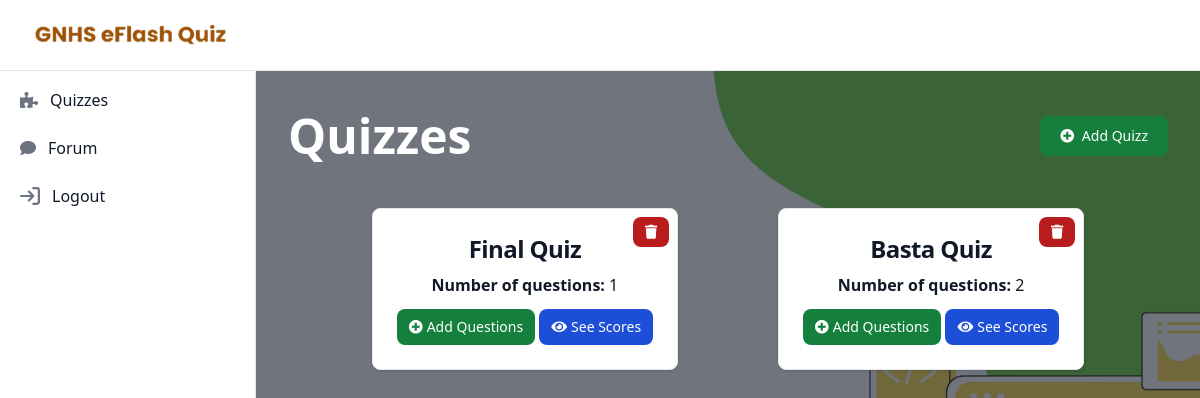
The page /instructor_quizzes (signed in) on the database its author committed.
### users/models.py (models this page shows)
class Quizz(models.Model):
    title = models.TextField()
    creator = models.ForeignKey(User, on_delete=models.CASCADE, related_name='creator')

### users/views.py (the view)
# urls.py: path('instructor_quizzes', views.instructor_quizzes, name='instructor_quizzes'),
@login_required(login_url='/login')
def instructor_quizzes(request):
    quiz = Quizz.objects.filter(creator=request.user).prefetch_related('score_set')
    if request.method == 'POST':
        title = request.POST['title']
        new_quizz = Quizz.objects.create(title=title, creator=request.user)
        new_quizz.save()
        messages.success(request, 'New Quiz Uploaded')
    context = {
        'quiz': quiz,
    }
    return render(request, 'instructor/quizzes.html', context)

### users/templates/instructor/quizzes.html (shortened to what this page needs)
{% load static tailwind_tags %}
<!DOCTYPE html>
<html lang="en">
	<head>
		<link
			rel="stylesheet"
			href="https://cdnjs.cloudflare.com/ajax/libs/font-awesome/5.15.3/css/all.min.css" />
		<link
			href="https://cdnjs.cloudflare.com/ajax/libs/flowbite/2.3.0/flowbite.min.css"
			rel="stylesheet" />
		<link
			rel="stylesheet"
			type="text/css"
			href="https://cdn.datatables.net/1.10.24/css/jquery.dataTables.css" />
		<link
			rel="stylesheet"
			href="{% static 'css/style.css' %}" />
		{% tailwind_css %}
	</head>
	<body class="bg font-sans leading-normal tracking-normal overflow-x-hidden">
		{% include 'includes/instructor_sidebar.html' %}
		<div class="p-4 sm:ml-64 bg-gray-900/60 h-screen">
			<div class="flex items-center justify-between mx-4 mt-24">
				<p class="text-5xl font-bold text-white">Quizzes</p>
				<button
					data-modal-target="quizz-modal"
					data-modal-toggle="quizz-modal"
					class="block text-white bg-green-700 hover:bg-green-800 focus:ring-4 focus:outline-none focus:ring-green-300 font-medium rounded-lg text-sm px-5 py-2.5 text-center"
					type="button">
					<i
						class="fa fa-plus-circle mr-1"
						aria-hidden="true"></i>
					Add Quizz
				</button>
			</div>
			<div class="py-8 mt-4 text-center flex justify-evenly flex-wrap">
				{% for items in quiz %}
				<div class="max-w-sm p-6 bg-white border border-gray-200 rounded-lg shadow relative">
					<a href="#">
						<h5 class="mb-2 text-2xl font-bold tracking-tight text-gray-900">{{items.title}}</h5>
					</a>
					<a
						href="{% url 'deletequiz' items.id %}"
						class="inline-flex absolute top-2 right-2 items-center px-3 py-2 text-sm font-medium text-center text-white bg-red-700 rounded-lg hover:bg-red-800">
						<i
							class="fa fa-trash"
							aria-hidden="true"></i>
					</a>
					<p class="mb-3 font-normal text-gray-900">
						<b>Number of questions:</b>
						{{ items.questions_set.all.count }}
					</p>
					<a
						href="{% url 'questions' q_id=items.id %}"
						class="inline-flex items-center px-3 py-2 text-sm font-medium text-center text-white bg-green-700 rounded-lg hover:bg-green-800 focus:ring-4 focus:outline-none focus:ring-green-300">
						<i class="fas fa-plus-circle mr-1"></i>
						Add Questions
					</a>
					<a
						href="#"
						data-modal-target="{{items.id}}-modal"
						data-modal-toggle="{{items.id}}-modal"
						class="inline-flex items-center px-3 py-2 text-sm font-medium text-center text-white bg-blue-700 rounded-lg hover:bg-blue-800 focus:ring-4 focus:outline-none focus:ring-red-300">
						<i
							class="fa fa-eye mr-1"
							aria-hidden="true"></i>
						See Scores
					</a>
				</div>
				{% endfor %}
			</div>
		</div>
	</body>
</html>

### users/static/css/style.css (style rules this page uses)
.bg { background-image: linear-gradient(to bottom right, rgba(17, 24, 39, 0), rgba(17, 24, 39, 0)), url('../img/bg.png'); background-size: cover; background-repeat: no-repeat; background-attachment: fixed; }

### rows shown on the page
Quizz: title "Final Quiz", questions_set.all.count "1"
Quizz: title "Basta Quiz", questions_set.all.count "2"
